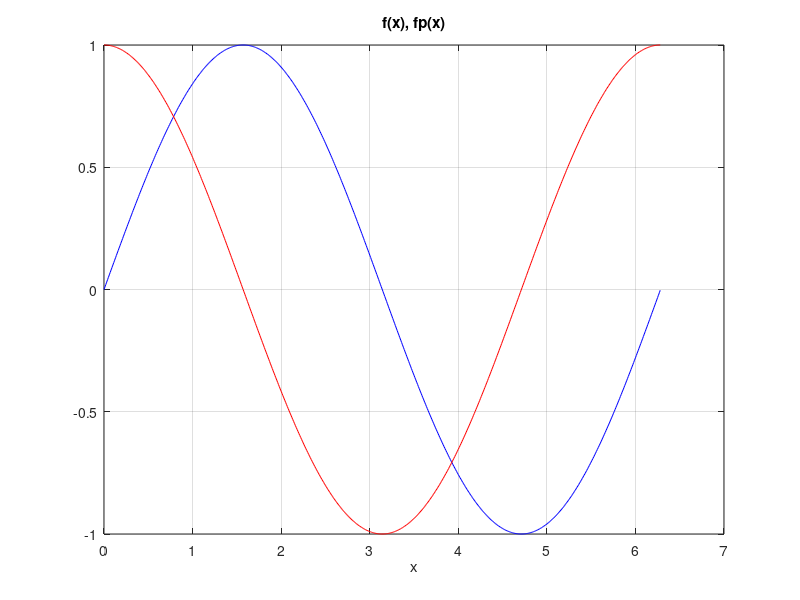

Write the MATLAB code that produced this figure. (Note: this script raises an error after producing the figure.)
% 9.2 equnonlin_solve.m
% Aby zmienić funkcję na parabolę y = ax^2 + bx + c, można skorzystać z funkcji anonimowej w Matlabie: £ = @(x) ax.^2+bx+c; fp= @(x) 2ax+b;. Należy również ustawić parametry a, b i c tak, aby nachylenie krzywej w miejscu zerowym było równe około 45 stopni, 5-10 stopni lub 80 stopni. W zależności od wartości tych parametrów, można zmienić szybkość zbieżności i dokładność wyniku końcowego dla różnych metod numerycznych.

clear all; close all;
it = 12;
a = pi-pi/5; b = pi+pi/5; % znajdz zero funkcji y=sin(x) dla x=pi
f = @(x) sin(x); % definicja funkcji
fp = @(x) cos(x); % definicja pochodnej funkcji
x = 0:0.01:2*pi;
plot(x, f(x), 'b-', x, fp(x), 'r-'); grid; xlabel('x'); title('f(x), fp(x)');
cb = nonlinsolvers(f, fp, a, b, 'bisection', it);
cr = nonlinsolvers(f, fp, a, b, 'regula-falsi', it);
cn = nonlinsolvers(f, fp, a, b, 'newton-raphson', it);
plot(1:it, cb, 'o-', 1:it, cr, '*', 1:it, cn, '^ -'); xlabel('iter'); title('c(iter)');
grid on, legend('Bisection', 'Regula-Falsi', 'Newton-Raphson');

% Testowanie metody bisekcji
% Znajdowanie miejsca zerowego paraboli
a = 0.1; b = -1; c = pi;
f = @(x) a*x.^2+b*x+c; fp = @(x) 2*a*x+b;
x = -10:0.1:10;
plot(x, f(x), 'b-', x, fp(x), 'r-'); grid; xlabel('x'); title('f(x), fp(x)');
cb = nonlinsolvers(f, fp, -10, 10, 'bisection', 1000);
plot(1:length(cb), cb, 'o-'); xlabel('iter'); title('c(iter)');
grid on, legend('Bisection');
